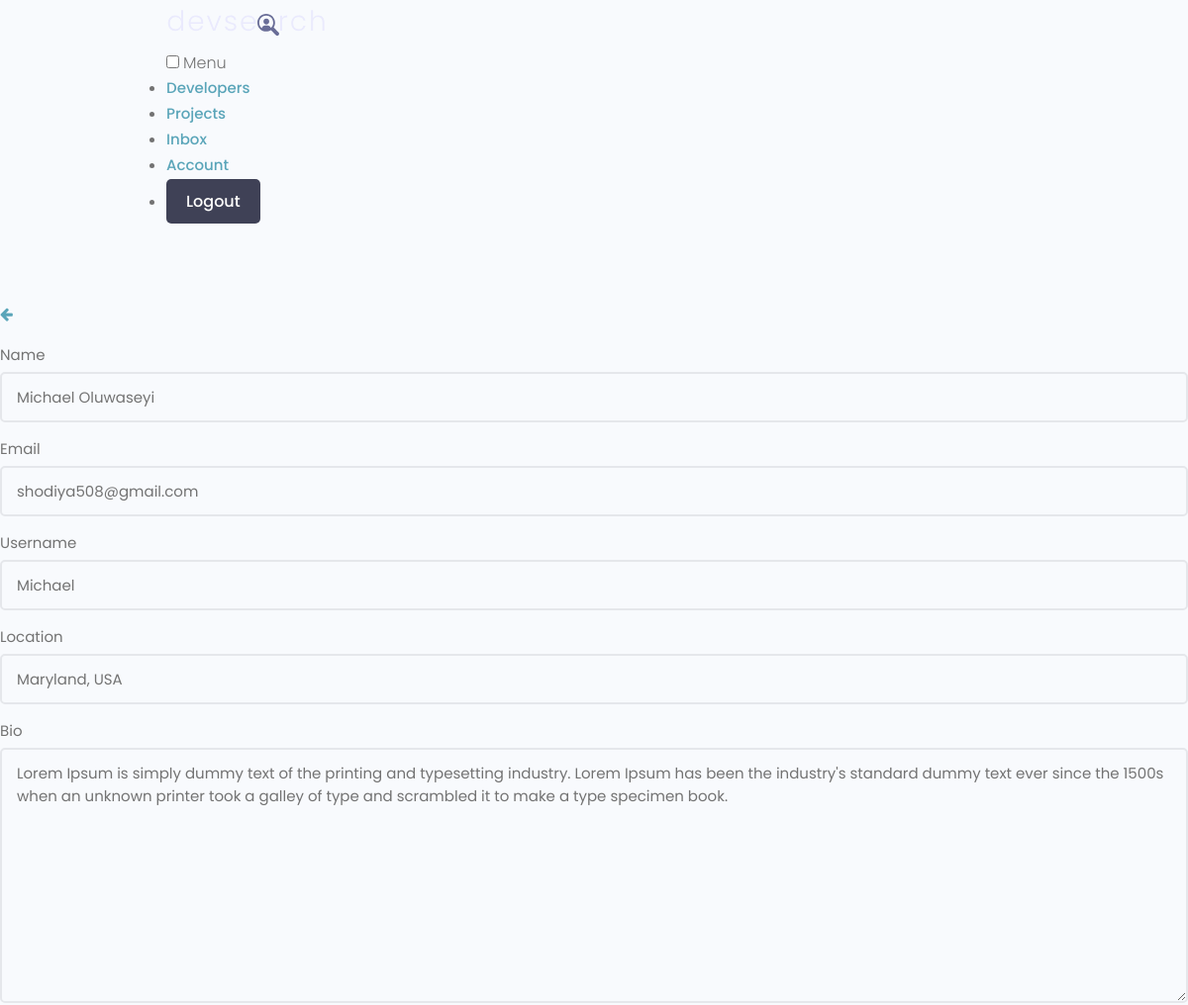
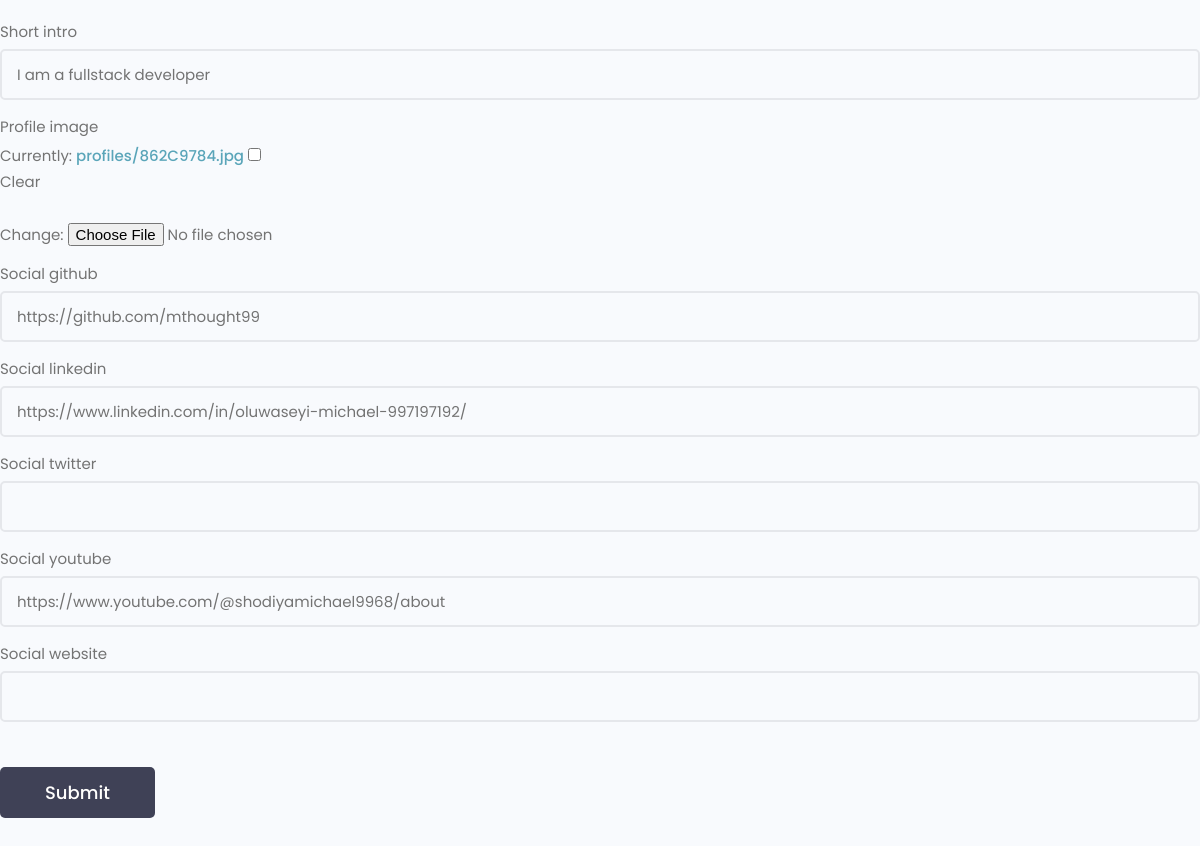
The page /edit-account/ (signed in) on the database its author committed (2 pictures, top to bottom).
### users/models.py (models this page shows, shortened)
class Profile(models.Model):
    user = models.OneToOneField(User, on_delete=models.CASCADE, null=True, blank=True)
    name = models.CharField(max_length=200, blank=True, null=True)
    email = models.EmailField(max_length=500, blank=True, null=True)
    username = models.CharField(max_length=200, blank=True, null=True)
    location = models.CharField(max_length=200, blank=True, null=True)
    short_intro = models.CharField(max_length=200, blank=True, null=True)
    bio = models.TextField(blank=True, null=True)
    profile_image = models.ImageField(null=True, blank=True, upload_to='profiles/', default="profiles/user-default.png")
    social_github = models.CharField(max_length=200, blank=True, null=True)
    social_twitter = models.CharField(max_length=200, blank=True, null=True)
    social_linkedin = models.CharField(max_length=200, blank=True, null=True)
    social_youtube = models.CharField(max_length=200, blank=True, null=True)
    social_website = models.CharField(max_length=200, blank=True, null=True)
    created = models.DateTimeField(auto_now_add=True)
    id = models.UUIDField(default=uuid.uuid4, unique=True, primary_key=True, editable=False)

### users/views.py (the view)
# urls.py: path('edit-account/', views.editAccount, name="edit-account"),
@login_required(login_url="login")
def editAccount(request):
    profile = request.user.profile
    form = ProfileForm(instance=profile)
    if request.method == 'POST':
        form = ProfileForm(request.POST, request.FILES, instance=profile)
        if form.is_valid():
            form.save()
            return redirect('account')
    context = {'form':form}
    return render(request, 'users/profile_form.html', context)

### users/forms.py
class ProfileForm(ModelForm):
    class Meta:
        model = Profile
        fields = ['name', 'email', 'username',
                  'location', 'bio', 'short_intro', 'profile_image',
                  'social_github', 'social_linkedin', 'social_twitter',
                  'social_youtube', 'social_website']
    def __init__(self, *args, **kwargs):
        super(ProfileForm, self).__init__(*args, **kwargs)
        for name, field in self.fields.items():
            field.widget.attrs.update({'class': 'input'})

### users/templates/users/profile_form.html (shortened to what this page needs)
{% extends 'main.html' %}
{% block content %}
<main class="formPage my-xl">
    <div class="content-box">
        <div class="formWrapper">
            <a class="backButton" href="{% url 'account' %}"><i class="fa fa-arrow-left"></i></a>
            <br>
            <form class="form" action="{% url 'edit-account' %}" enctype="multipart/form-data">
                {% for field in form %}
                <div class="form__field">
                    <label for="formInput#text">{{field.label}}</label>
                    {{field}}
                </div>
                {% endfor %}
                <input class="btn btn--sub btn--lg  my-md" type="submit" value="Submit" />
            </form>
        </div>
    </div>
</main>
{% endblock content %}

### static/uikit/styles/modules/_variables.css (style rules this page uses)
:root { --color-main: #5aa5b9; --color-main-light: #e6faff; --color-sub: #3f4156; --color-sub-light: #51546e; --color-sub-lighter: #ededfd; --color-text: #737373; --color-gray: #8b8b8b; --color-light: #e5e7eb; --color-light-gray: #767676; --color-bg: #f8fafd; --color-white: #fffefd; --color-white-light: #f3f3f3; --color-success: #359e64; --color-success-bg: #def8e8; --color-error: #fc4b0b; --color-error-bg: #fff2ee; --font-base: 'Poppins', arial, helvetica, 'Segoe UI', roboto, ubuntu, sans-serif; --font-monospace: 'Fira Code', 'Courier New', courier, monospace; --font-regular: 300; --font-medium: 500; --font-bold: 700; --generic-shadow: 1px 1px 5px #00000010; --generic-transition: all 0.3s ease-in-out; }

### static/uikit/styles/modules/_base.css (style rules this page uses)
* { margin: 0; padding: 0; box-sizing: border-box; text-rendering: optimizeLegibility; color: inherit; font-size: inherit; }
html { font-size: 50%; }
@media only screen and (min-width: 480px) { html { font-size: 56.25%; } }
@media only screen and (min-width: 1200px) { html { font-size: 62.5%; } }
body { line-height: 1.6; font-weight: 400; font-size: 1.5rem; color: var(--color-text); background-color: var(--color-bg); min-height: 100vh; }

### static/uikit/styles/modules/_typography.css (style rules this page uses)
* { font-family: var(--font-base); }
a { padding-bottom: 2px; text-decoration: none; display: inline-block; color: var(--color-main); font-weight: var(--font-medium); }

### static/uikit/styles/modules/_utilities.css (style rules this page uses)
.my-md { margin: 3rem auto; }
.my-xl { margin: 8rem auto; }

### static/uikit/styles/modules/_button.css (style rules this page uses)
.btn { display: inline-block; position: relative; cursor: pointer; background-color: var(--color-light); font-weight: var(--font-medium); color: var(--color-sub); text-decoration: none; padding: 1rem 2rem; border-radius: 0.5rem; border: none; width: -webkit-fit-content; width: -moz-fit-content; width: fit-content; height: -webkit-fit-content; height: -moz-fit-content; height: fit-content; font-size: 1.6rem; outline-width: 0; outline-color: transparent; -webkit-backface-visibility: hidden; backface-visibility: hidden; transition: all 0.3s ease-in-out; }
.btn--sub { background-color: var(--color-sub); color: var(--color-white); }
.btn--lg { font-size: 1.8rem; padding: 1.2rem 4.5rem; }

### static/uikit/styles/modules/_form.css (style rules this page uses)
.form { display: block; }
.form__field { margin-top: 1.5rem; margin-bottom: 1.5rem; }
.form__label, .form__field > label { display: block; margin-bottom: 0.5rem; color: var(--color-text); }
input.input[type='text'], input.input[type='email'], input.input[type='password'], input.input[type='number'], select.input, textarea.input { min-width: 24rem; width: 100%; padding: 1.2rem 1.5rem; border-radius: 0.5rem; border: 2px solid var(--color-light); transition: all 0.3s ease-in-out; background-color: var(--color-bg); }

### rows shown on the page
Profile: form "Michael Oluwaseyi" "shodiya508@gmail.com" "Michael" "Maryland, USA" "Lorem Ipsum is simply dummy text of the printing and typesetting industry. Lorem Ipsum has been the industry's standard dummy text ever since the 1500s when an unknown printer took a galley of type and scrambled it to make a type specimen book." "I am a fullstack developer" "https://github.com/mthought99" "https://www.linkedin.com/in/oluwaseyi-michael-997197192/" "https://www.youtube.com/@shodiyamichael9968/about"

### other values the page prints
{{ field.label }} "Name" "Email" "Username" "Location" "Bio" "Short intro" "Profile image" "Social github" "Social linkedin" "Social twitter" "Social youtube" "Social website"
